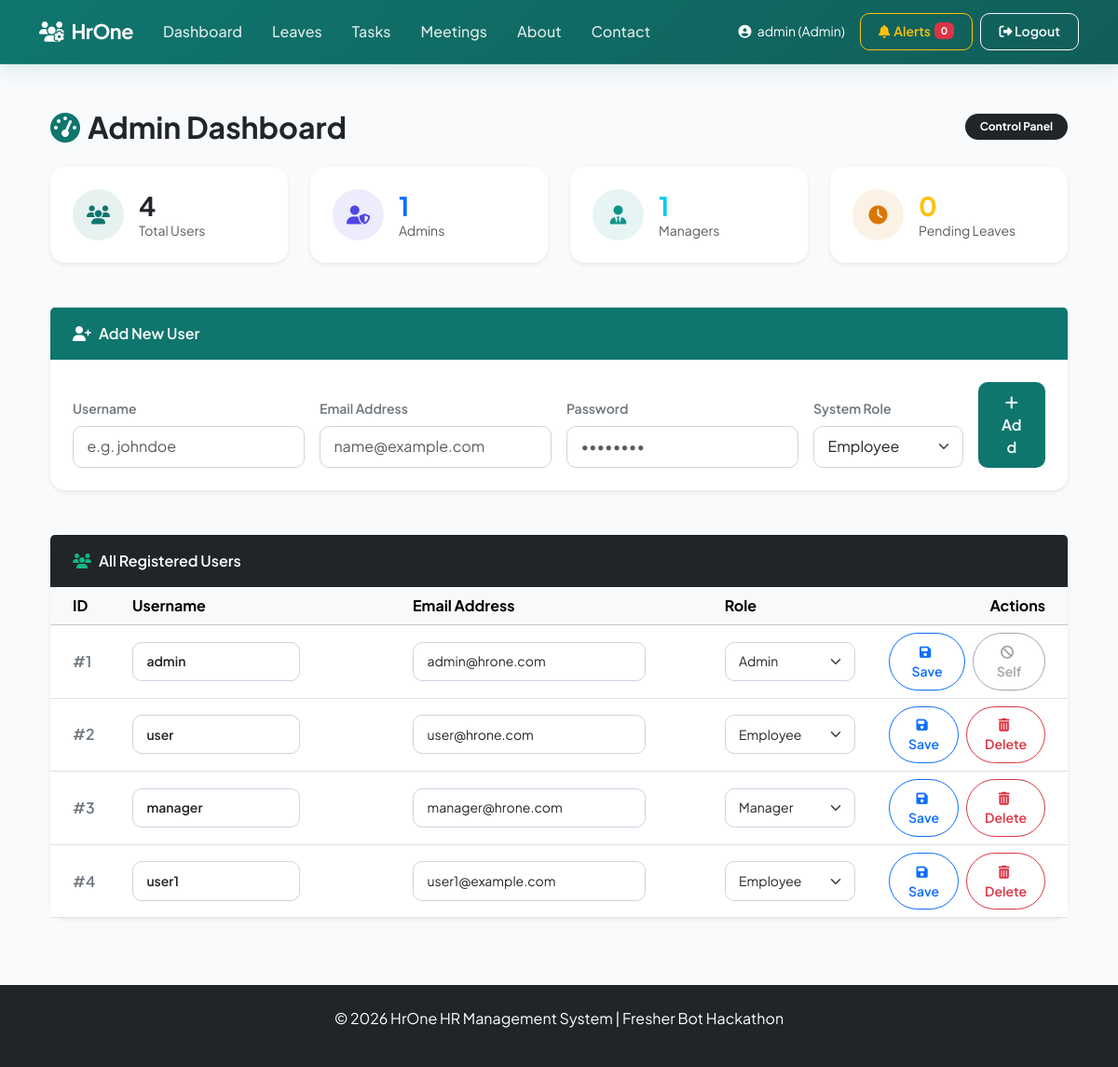
The page /admin (signed in) on the database its author committed.
### tables this page shows
CREATE TABLE users (
    id INTEGER PRIMARY KEY AUTOINCREMENT,
    username TEXT UNIQUE NOT NULL,
    password TEXT NOT NULL,
    email TEXT NOT NULL,
    role TEXT NOT NULL DEFAULT 'Employee',
    created_at TIMESTAMP DEFAULT CURRENT_TIMESTAMP
);

### app.py (the view)
@app.route('/admin')
def admin_dashboard():
    if 'user_id' not in session or session['role'] != 'Admin':
        flash('Unauthorized access!', 'danger')
        return redirect(url_for('index'))
    conn = get_db_connection()
    users = conn.execute('SELECT * FROM users').fetchall()
    total_users = len(users)
    admins = len([u for u in users if u['role'] == 'Admin'])
    managers = len([u for u in users if u['role'] == 'Manager'])
    employees = len([u for u in users if u['role'] == 'Employee'])
    leaves = conn.execute('SELECT * FROM leave_requests').fetchall()
    pending_leaves = len([l for l in leaves if l['status'] == 'Pending'])
    tasks = conn.execute('SELECT * FROM tasks').fetchall()
    total_tasks = len(tasks)
    meetings = conn.execute('SELECT * FROM meetings').fetchall()
    conn.close()
    return render_template('admin_dashboard.html', users=users, total_users=total_users, admins=admins,
                         managers=managers, employees=employees, pending_leaves=pending_leaves,
                         total_tasks=total_tasks, meetings=meetings)

### app.py (called while the page is built)
def get_db_connection():
    conn = sqlite3.connect(DB_FILE)
    conn.row_factory = sqlite3.Row
    return conn

def get_unread_message_count():
    conn = get_db_connection()
    count = conn.execute(
        '''
        SELECT COUNT(*)
        FROM contact_messages
        WHERE is_read = 0
        '''
    ).fetchone()[0]
    conn.close()
    return count

@app.context_processor
def inject_unread_count():
    if session.get('role') == 'Admin':
        return {
            'unread_count': get_unread_message_count()
        }
    return {
        'unread_count': 0
    }

### templates/admin_dashboard.html (shortened to what this page needs)
{% extends 'base.html' %}
{% block content %}
<div class="container py-4">
    <div class="d-flex justify-content-between align-items-center mb-4">
        <h2 class="fw-bold mb-0 text-dark">
            <i class="fas fa-tachometer-alt text-teal me-2" style="color: #0f766e;"></i>Admin Dashboard
        </h2>
        <span class="badge bg-dark px-3 py-2 rounded-pill small">Control Panel</span>
    </div>
    <div class="row g-4 mb-5">
        <div class="col-md-3">
            <div class="card border-0 shadow-sm">
                <div class="card-body p-4 d-flex align-items-center">
                    <div class="rounded-circle bg-teal-50 d-flex align-items-center justify-content-center me-3" style="width: 55px; height: 55px; background: rgba(15, 118, 110, 0.1); color: #0f766e;">
                        <i class="fas fa-users fa-lg"></i>
                    </div>
                    <div>
                        <h3 class="fw-bold mb-0 text-dark">{{ total_users }}</h3>
                        <p class="text-muted small mb-0">Total Users</p>
                    </div>
                </div>
            </div>
        </div>
        <div class="col-md-3">
            <div class="card border-0 shadow-sm">
                <div class="card-body p-4 d-flex align-items-center">
                    <div class="rounded-circle bg-primary-50 d-flex align-items-center justify-content-center me-3" style="width: 55px; height: 55px; background: rgba(79, 70, 229, 0.1); color: #4f46e5;">
                        <i class="fas fa-user-shield fa-lg"></i>
                    </div>
                    <div>
                        <h3 class="fw-bold mb-0 text-primary">{{ admins }}</h3>
                        <p class="text-muted small mb-0">Admins</p>
                    </div>
                </div>
            </div>
        </div>
        <div class="col-md-3">
            <div class="card border-0 shadow-sm">
                <div class="card-body p-4 d-flex align-items-center">
                    <div class="rounded-circle bg-info-50 d-flex align-items-center justify-content-center me-3" style="width: 55px; height: 55px; background: rgba(13, 148, 136, 0.1); color: #0d9488;">
                        <i class="fas fa-user-tie fa-lg"></i>
                    </div>
                    <div>
                        <h3 class="fw-bold mb-0 text-info">{{ managers }}</h3>
                        <p class="text-muted small mb-0">Managers</p>
                    </div>
                </div>
            </div>
        </div>
        <div class="col-md-3">
            <div class="card border-0 shadow-sm">
                <div class="card-body p-4 d-flex align-items-center">
                    <div class="rounded-circle bg-warning-50 d-flex align-items-center justify-content-center me-3" style="width: 55px; height: 55px; background: rgba(217, 119, 6, 0.1); color: #d97706;">
                        <i class="fas fa-clock fa-lg"></i>
                    </div>
                    <div>
                        <h3 class="fw-bold mb-0 text-warning">{{ pending_leaves }}</h3>
                        <p class="text-muted small mb-0">Pending Leaves</p>
                    </div>
                </div>
            </div>
        </div>
    </div>
    <div class="card border-0 shadow-sm mb-5">
        <div class="card-header border-0 bg-teal text-white d-flex align-items-center py-3" style="background-color: #0f766e;">
            <i class="fas fa-user-plus me-2"></i>
            <span class="fw-semibold">Add New User</span>
        </div>
        <div class="card-body p-4">
            <form action="{{ url_for('admin_add_user') }}" method="POST" class="row g-3 align-items-end">
                <div class="col-md-3">
                    <label class="form-label text-secondary small fw-semibold">Username</label>
                    <input type="text" name="username" class="form-control" placeholder="e.g. johndoe" required>
                </div>
                <div class="col-md-3">
                    <label class="form-label text-secondary small fw-semibold">Email Address</label>
                    <input type="email" name="email" class="form-control" placeholder="name@example.com" required>
                </div>
                <div class="col-md-3">
                    <label class="form-label text-secondary small fw-semibold">Password</label>
                    <input type="password" name="password" class="form-control" placeholder="••••••••" required>
                </div>
                <div class="col-md-2">
                    <label class="form-label text-secondary small fw-semibold">System Role</label>
                    <select name="role" class="form-select">
                        <option value="Employee">Employee</option>
                    </select>
                </div>
                <div class="col-md-1">
                    <button type="submit" class="btn btn-teal w-100" style="background-color: #0f766e; color: #fff;">
                        <i class="fas fa-plus"></i> Add
                    </button>
                </div>
            </form>
        </div>
    </div>
    <div class="card border-0 shadow-sm">
        <div class="card-header border-0 bg-dark text-white d-flex align-items-center py-3">
            <i class="fas fa-users me-2 text-teal" style="color: #10b981;"></i>
            <span class="fw-semibold">All Registered Users</span>
        </div>
        <div class="card-body p-0">
            <div class="table-responsive">
                <table class="table table-hover align-middle mb-0">
                    <thead class="table-light">
                        <tr>
                            <th class="ps-4" style="width: 80px;">ID</th>
                            <th>Username</th>
                            <th>Email Address</th>
                            <th>Role</th>
                            <th class="text-end pe-4" style="width: 200px;">Actions</th>
                        </tr>
                    </thead>
                    <tbody>
                        {% for user in users %}
                        <tr>
                            <form action="{{ url_for('admin_edit_user', id=user.id) }}" method="POST">
                                <td class="ps-4 fw-semibold text-secondary">#{{ user.id }}</td>
                                <td>
                                    <input type="text" name="username" value="{{ user.username }}" class="form-control form-control-sm fw-semibold" style="max-width: 180px;">
                                </td>
                                <td>
                                    <input type="email" name="email" value="{{ user.email }}" class="form-control form-control-sm" style="max-width: 250px;">
                                </td>
                                <td>
                                    <select name="role" class="form-select form-select-sm" style="max-width: 140px;">
                                        <option value="Employee" {% if user.role == 'Employee' %}selected{% endif %}>Employee</option>
                                        <option value="Manager" {% if user.role == 'Manager' %}selected{% endif %}>Manager</option>
                                        <option value="Admin" {% if user.role == 'Admin' %}selected{% endif %}>Admin</option>
                                    </select>
                                </td>
                                <td class="text-end pe-4">
                                    <div class="d-flex justify-content-end gap-2">
                                        <button type="submit" class="btn btn-sm btn-outline-primary px-3 rounded-pill">
                                            <i class="fas fa-save me-1"></i> Save
                                        </button>
                                        {% if user.id != session['user_id'] %}
                                        <a href="{{ url_for('admin_delete_user', id=user.id) }}" class="btn btn-sm btn-outline-danger px-3 rounded-pill" onclick="return confirm('Are you sure you want to delete user `{{ user.username }}`?')">
                                            <i class="fas fa-trash-alt me-1"></i> Delete
                                        </a>
                                        {% else %}
                                        <span class="btn btn-sm btn-outline-secondary px-3 rounded-pill disabled" title="Cannot delete your own session account">
                                            <i class="fas fa-ban me-1"></i> Self
                                        </span>
                                        {% endif %}
                                    </div>
                                </td>
                            </form>
                        </tr>
                        {% endfor %}
                    </tbody>
                </table>
            </div>
        </div>
    </div>
</div>
{% endblock %}

### templates/base.html (shortened to what this page needs)
<!DOCTYPE html>
<html lang="en">
<head>
    <link href="https://cdn.jsdelivr.net/npm/bootstrap@5.3.3/dist/css/bootstrap.min.css" rel="stylesheet">
    <link rel="stylesheet" href="https://cdnjs.cloudflare.com/ajax/libs/font-awesome/6.5.1/css/all.min.css">
</head>
<body>
    <nav class="navbar navbar-expand-lg navbar-dark">
        <div class="container">
            <a class="navbar-brand fw-bold" href="{{ url_for('index') }}">
                <i class="fas fa-users-cog me-2"></i>HrOne
            </a>
            <div class="collapse navbar-collapse" id="navbarNav">
                <ul class="navbar-nav me-auto">
                    {% if 'user_id' in session %}
                    <li class="nav-item"><a class="nav-link" href="{{ url_for('user_dashboard') if session.role != 'Admin' else url_for('admin_dashboard') }}">Dashboard</a></li>
                    <li class="nav-item"><a class="nav-link" href="{{ url_for('leaves') }}">Leaves</a></li>
                    <li class="nav-item"><a class="nav-link" href="{{ url_for('tasks') }}">Tasks</a></li>
                    <li class="nav-item"><a class="nav-link" href="{{ url_for('meetings') }}">Meetings</a></li>
                    {% endif %}
                    <li class="nav-item"><a class="nav-link" href="{{ url_for('about') }}">About</a></li>
                    <li class="nav-item"><a class="nav-link" href="{{ url_for('contact') }}">Contact</a></li>
                </ul>
                {% if 'user_id' in session %}
                <div class="d-flex align-items-center">
                    <span class="text-white me-3 small">
                        <i class="fas fa-user-circle me-1"></i>
                        {{ session.username }} ({{ session.role }})
                    </span>
                {% if session.role == 'Admin' %}
                <a href="{{ url_for('admin_messages') }}"
                   class="btn btn-outline-warning btn-sm me-2 d-flex align-items-center">
                    <i class="fas fa-bell me-1"></i>
                    Alerts
                    <span id="unread-alert-badge" class="badge bg-danger ms-1">
                        {{ unread_count }}
                    </span>
                </a>
                {% endif %}
                <a href="{{ url_for('logout') }}"
                   class="btn btn-outline-light btn-sm">
                    <i class="fas fa-sign-out-alt"></i>
                    Logout
                </a>
                </div>
                {% else %}
                <a href="{{ url_for('login') }}" class="btn btn-light">Login</a>
                {% endif %}
            </div>
        </div>
    </nav>
    <div class="container mt-4">
        {% block content %}{% endblock %}
    </div>
    <footer class="bg-dark text-white py-4 mt-5">
        <div class="container text-center">
            <p>&copy; 2026 HrOne HR Management System | Fresher Bot Hackathon</p>
        </div>
    </footer>
</body>
</html>

### templates/base.html (style rules this page uses)
:root { --primary: #0f766e; --primary-light: #0d9488; --primary-glow: rgba(13, 148, 136, 0.15); --secondary: #4f46e5; --secondary-light: #6366f1; --dark: #0f172a; --light-bg: #f8fafc; --card-shadow: 0 10px 25px -5px rgba(0, 0, 0, 0.05), 0 8px 10px -6px rgba(0, 0, 0, 0.05); --card-shadow-hover: 0 20px 25px -5px rgba(0, 0, 0, 0.1), 0 10px 10px -6px rgba(0, 0, 0, 0.1); --transition: all 0.3s cubic-bezier(0.4, 0, 0.2, 1); }
body { font-family: 'Plus Jakarta Sans', system-ui, -apple-system, sans-serif; background-color: var(--light-bg); color: #334155; min-height: 100vh; display: flex; flex-direction: column; }
.navbar { background: linear-gradient(135deg, #0f766e, #115e59) !important; box-shadow: 0 4px 20px rgba(15, 118, 110, 0.15); padding: 0.8rem 0; border-bottom: 1px solid rgba(255, 255, 255, 0.08); }
.navbar-brand { font-size: 1.35rem; letter-spacing: -0.5px; color: #fff !important; }
.nav-link { font-weight: 500; color: rgba(255, 255, 255, 0.85) !important; padding: 0.5rem 1rem !important; border-radius: 8px; transition: var(--transition); }
.card { border: 1px solid rgba(241, 245, 249, 0.8); border-radius: 16px; box-shadow: var(--card-shadow); transition: var(--transition); }
.card-header { background: #ffffff; border-bottom: 1px solid rgba(241, 245, 249, 0.8); padding: 1.2rem 1.5rem; font-weight: 600; color: var(--dark); }
.btn { border-radius: 10px; font-weight: 600; padding: 0.55rem 1.2rem; transition: var(--transition); }
.form-control, .form-select { border-radius: 10px; padding: 0.6rem 0.9rem; border: 1px solid #cbd5e1; transition: var(--transition); }

### rows shown on the page
users: id "1", username "admin", email "admin@hrone.com", role "Admin", shows "Self"
users: id "2", username "user", email "user@hrone.com", role "Employee"
users: id "3", username "manager", email "manager@hrone.com", role "Manager"
users: id "4", username "user1", email "user1@example.com", role "Employee"

### other values the page prints
{{ session.username }} "admin"
{{ session.role }} "Admin"
{{ unread_count }} "0"
{{ total_users }} "4"
{{ admins }} "1"
{{ managers }} "1"
{{ pending_leaves }} "0"
